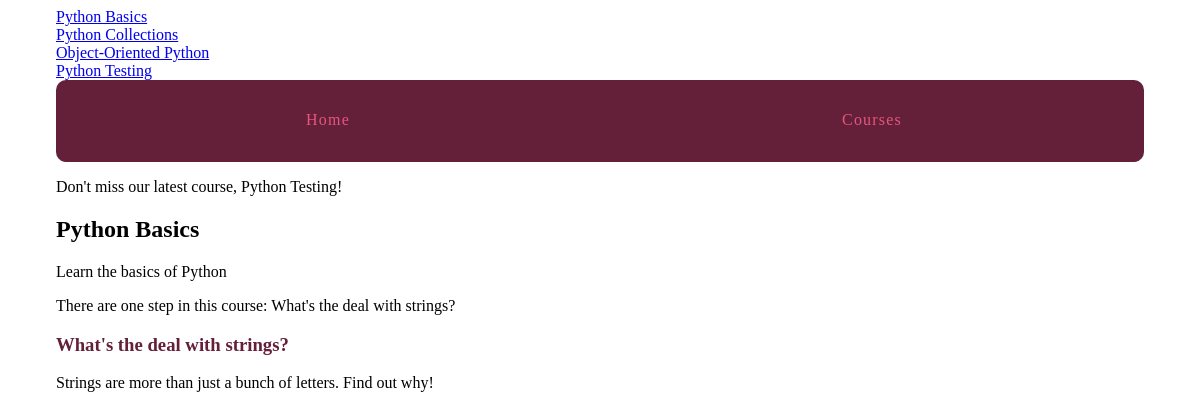
The page /courses/1/ on the database as committed earlier.
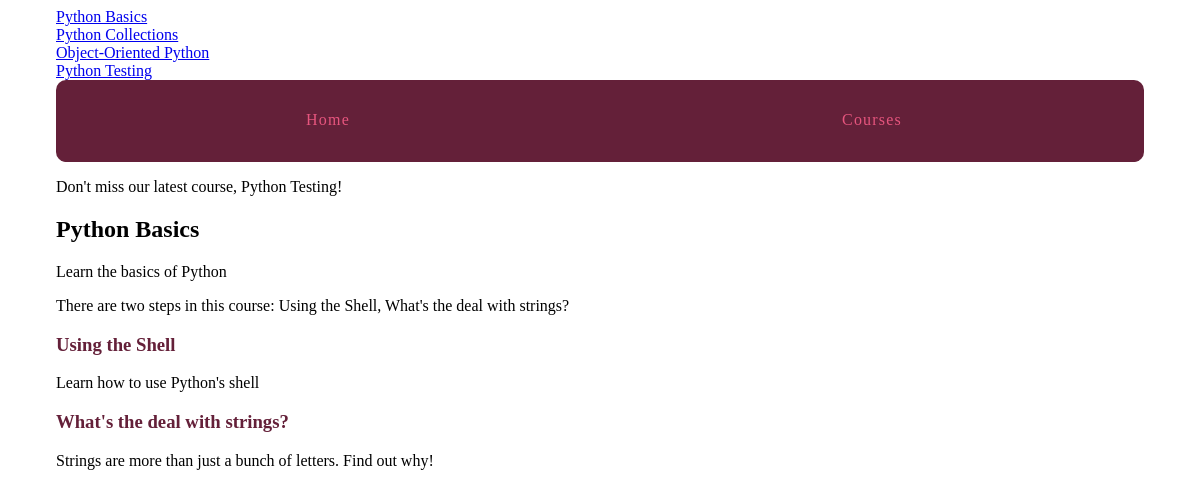
The same page on the database as committed later.
### courses/models.py (models this page shows)
class Course(models.Model):
    created_at = models.DateTimeField(auto_now_add=True)
    title = models.CharField(max_length=255)
    description = models.TextField()
    def __str__(self):
        return self.title

class Step(models.Model):
    title = models.CharField(max_length=255)
    description = models.TextField()
    content = models.TextField(blank=True, default='')
    order = models.IntegerField(default=0)
    course = models.ForeignKey(Course)
    class Meta:
        ordering = ['order',]
    def __str__(self):
        return self.title

### courses/views.py (the view)
# urls.py: url(r'(?P<pk>\d+)/$', views.course_detail, name='detail'),
def course_detail(request, pk):
    course = get_object_or_404(Course, pk=pk)
    return render(request, 'courses/course_detail.html', {'course': course})

### courses/templatetags/course_extras.py (called while the page is built)
@register.simple_tag
def newest_course():
    return Course.objects.latest('created_at')

@register.inclusion_tag('courses/course_nav.html')
def nav_courses_list():
    courses = Course.objects.all()
    return {'courses': courses}

@register.filter('markdown_to_html')
def markdown_to_html(markdown_text):
    html_body = markdown2.markdown(markdown_text)
    return mark_safe(html_body)

### courses/templates/courses/course_detail.html (shortened to what this page needs)
{% extends "layout.html" %}
{% load humanize course_extras %}
{% block content %}
<article>
  <h2>{{ course.title }}</h2>
  {{ course.description|markdown_to_html }}
  <p>There are {{ course.step_set.all.count|apnumber }} step{{ course.step_set.count|pluralize }} in this course: {{ course.step_set.all|join:", " }}</p>
  <section>
    {% for step in course.step_set.all %}
      <h3><a href="{% url 'courses:step' course_pk=step.course.pk step_pk=step.pk %}">{{ step.title }}</a></h3>
      {{ step.description }}
    {% endfor %}
  </section>
</article>
{% endblock %}

### templates/layout.html (shortened to what this page needs)
{% load static from staticfiles %}
{% load course_extras %}
<!doctype html>
<html>
  <head>
    <link rel="stylesheet" href="{% static 'css/layout.css' %}">
  </head>
  <body>
    <div class="site-container">
      <div>{% nav_courses_list %}</div>
      <nav>
        <a href="{% url 'homepage' %}">Home</a>
        <a href="{% url 'courses:list' %}">Courses</a>
      </nav>
      <p>Don't miss our latest course, {% newest_course %}!</p>
      {% block content %}{% endblock %}
    </div>
  </body>
</html>

### courses/templates/courses/course_nav.html
{% for course in courses %}
  <div><a href="{% url 'courses:detail' pk=course.pk %}">{{ course.title }}</a></div>
{% endfor %}

### assets/css/layout.css (style rules this page uses)
html { box-sizing: border-box; }
*, *::after, *::before { box-sizing: inherit; }
.site-container { max-width: 68em; margin-left: auto; margin-right: auto; }
.site-container::after { clear: both; content: ""; display: table; }
.site-container nav { width: 100%; display: table; width: 100%; table-layout: fixed; border-bottom-left-radius: 10px; border-bottom-right-radius: 10px; border-top-left-radius: 10px; border-top-right-radius: 10px; border-bottom-left-radius: 10px; border-top-left-radius: 10px; border-bottom-right-radius: 10px; border-top-right-radius: 10px; background-color: #642039; margin-bottom: 1em; overflow: hidden; }
.site-container nav a { display: table-cell; width: 8.33333%; padding: 10px; border-bottom: 2px solid #642039; color: #e6557e; letter-spacing: 0.075em; line-height: 60px; text-align: center; text-decoration: none; }
article h2 a, article h3 a { color: #642039; text-decoration: none; }

Rows that differ between the two databases and show on the page:
computed for Course "Python Basics": step_set.all.count|apnumber "one" → "two"; step_set.all "What's the deal with strings?" → "Using the Shell, What's the deal with strings?"
added Step: title "Using the Shell", description "Learn how to use Python's shell"
